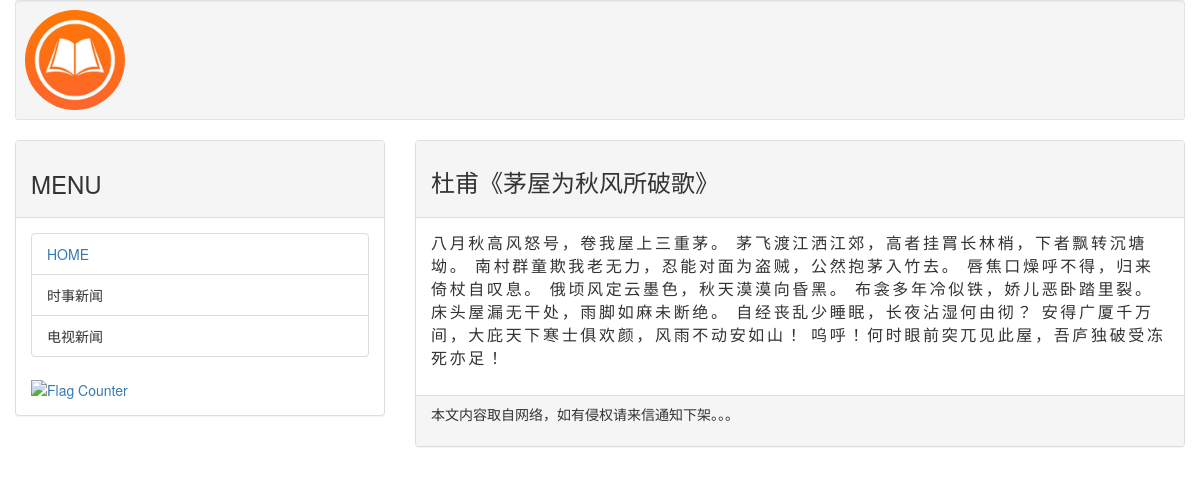
Page /post/dufu01 on the committed database.
### mainsite/models.py (models this page shows, shortened)
class Post(models.Model):
    title = models.CharField(max_length=200)
    slug = models.CharField(max_length=200)
    body = models.TextField()
    pub_date = models.DateTimeField(default=timezone.now)
    class Meta:
        ordering = ('-pub_date', )

### mainsite/views.py (the view)
# urls.py: path('post/<slug:slug>', showpost)
def showpost(request, slug):
    try:
        post = Post.objects.get(slug = slug)
        if post != None:
            return render(request, 'post.html', locals())
    except:
        return redirect('/')

### templates/post.html (shortened to what this page needs)
<!DOCTYPE html>
{% extends 'base.html' %}
{% block headmessage %}
    <h3 style="font-family: 微软雅黑;">{{ post.title }}</h3>
{% endblock %}
{% block content %}
    <p style="font-family: 微软雅黑;font-size: 12pt;letter-spacing: 2pt">{{ post.body }}</p>
{% endblock %}

### rows in the picture
Post: title "杜甫《茅屋为秋风所破歌》", body "八月秋高风怒号，卷我屋上三重茅。 茅飞渡江洒江郊，高者挂罥长林梢，下者飘转沉塘坳。 南村群童欺我老无力，忍能对面为盗贼，公然抱茅入竹去。 唇焦口燥呼不得，归来倚杖自叹息。 俄顷风定云墨色，秋天漠漠向昏黑。 布衾多年冷似铁，娇儿恶卧踏里裂。 床头屋漏无干处，雨脚如麻未断绝。 自经丧乱少睡眠，长夜沾湿何由彻？ 安得广厦千万间，大庇天下寒士俱欢颜，风雨不动安如山！ 呜呼！何时眼前突兀见此屋，吾庐独破受冻死亦足！"
